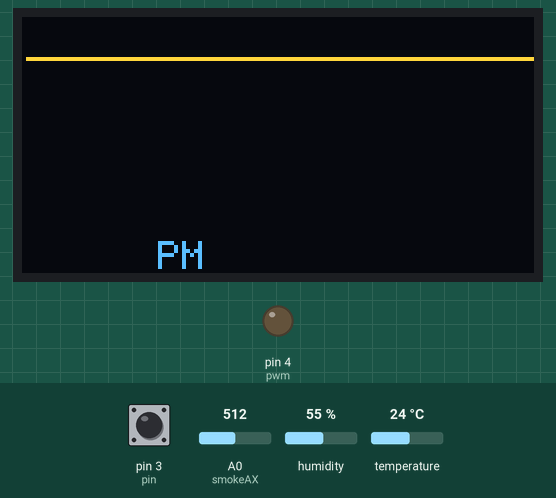
The sketch below on a simulated Arduino Uno, built with avr-gcc and run on an emulated ATmega328P. Shown: 128×64 one-colour display, output pins drawn as LEDs (lit = HIGH). Inputs (shaded band) come from the test bench; at power-on: pin 3 (pin) HIGH, A0 (smokeAX) = 512, humidity 55 %, temperature 24 °C. The OLED is the two-colour kind (top 16 rows yellow).

Above: at 6.4 s.
6.5 s: pin 3 (pin) pulled LOW for 1 s
At 7.17 s:
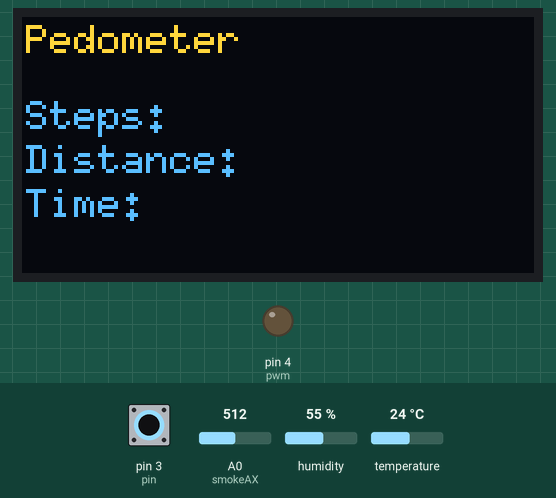
At 8.1 s:
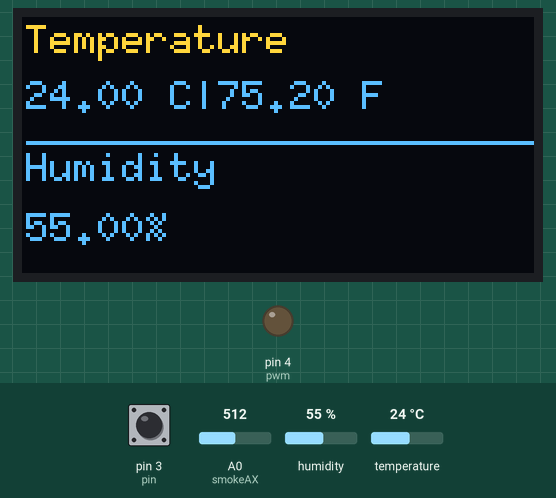
9.0 s: A0 (smokeAX) set to 663
10.6 s: A0 (smokeAX) set to 695
At 12.1 s:
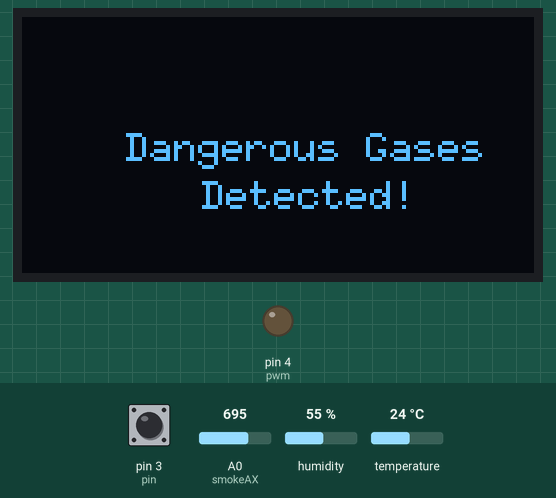
Timing chart, 0 to 13.6 s (numbered marks = the images above; inputs shaded):
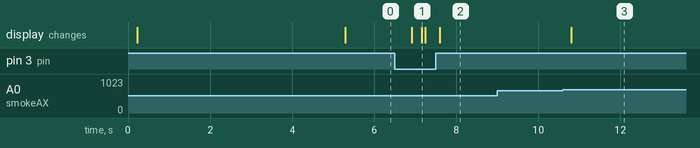

The sketch:

Watch_v.4.ino
```cpp
#include "DHT.h"
#include "U8glib.h"
#include <avr/sleep.h>

#define DHTPIN 7
#define DHTTYPE DHT11


U8GLIB_SH1106_128X64 u8g(U8G_I2C_OPT_NO_ACK);
DHT dht(DHTPIN, DHTTYPE);


int buttonPushCounter = 0;
int buttonState = 0;
int lastButtonState = 0;
int smokeAX = A0;
int sensorThreshold = 680;
int analogSensor = 0;
const int pin = 3;
const int pwm = 4 ;

String SerialData;
String myDate;
String myTime;
String myTime2;
String myPhone = "phone";
String myText = "message";
String mySteps;
String myDistance;
String mySTime;

const uint8_t ph_15[] PROGMEM = {
0x06, 0x00, 0x70, 0x00, 0x0E, 0x00, 0xFE, 0x00, 0x0F, 0x00, 0xFF, 0x80, 0x1F, 0x80, 0x07, 0xC0,
0x3F, 0x80, 0x01, 0xE0, 0x7F, 0xC0, 0x00, 0xF0, 0xFF, 0xC0, 0x00, 0x38, 0xFF, 0xE0, 0xF0, 0x3C,
0xFF, 0xE1, 0xFC, 0x1C, 0x7F, 0xC0, 0xFE, 0x0E, 0x7F, 0x80, 0x0F, 0x0E, 0x7F, 0x00, 0x07, 0x06,
0x7F, 0x00, 0x03, 0x87, 0x3F, 0x00, 0x03, 0x87, 0x3F, 0x80, 0x03, 0x87, 0x1F, 0x80, 0x03, 0x82,
0x0F, 0xC0, 0x01, 0x00, 0x0F, 0xC0, 0x00, 0x00, 0x07, 0xE0, 0x00, 0x00, 0x03, 0xF0, 0x00, 0x00,
0x01, 0xF8, 0x00, 0x00, 0x01, 0xFC, 0x00, 0x00, 0x00, 0xFE, 0x01, 0xC0, 0x00, 0x7F, 0x83, 0xF0,
0x00, 0x3F, 0xFF, 0xF8, 0x00, 0x1F, 0xFF, 0xFE, 0x00, 0x07, 0xFF, 0xFF, 0x00, 0x03, 0xFF, 0xFE,
0x00, 0x01, 0xFF, 0xFC, 0x00, 0x00, 0x7F, 0xF8, 0x00, 0x00, 0x1F, 0xE0, 0x00, 0x00, 0x03, 0xC0
};
const uint8_t txt_ico [] PROGMEM ={
0x00, 0x00, 0x00, 0x00, 0x00, 0x00, 0x00, 0x00, 0x00, 0x00, 0x00, 0x00, 0x00, 0x00, 0x00, 0x00,
0x1F, 0xFF, 0xFF, 0xF8, 0x3F, 0xFF, 0xFF, 0xFC, 0x38, 0x00, 0x00, 0x1C, 0x3E, 0x00, 0x00, 0x7C,
0x37, 0x00, 0x00, 0xEC, 0x33, 0xC0, 0x03, 0xCC, 0x30, 0xE0, 0x07, 0x0C, 0x30, 0x78, 0x1E, 0x0C,
0x30, 0x1C, 0x38, 0x0C, 0x30, 0x0F, 0xF0, 0x0C, 0x30, 0x03, 0xC0, 0x0C, 0x30, 0x01, 0x80, 0x0C,
0x30, 0x00, 0x00, 0x0C, 0x30, 0x00, 0x00, 0x0C, 0x30, 0x00, 0x00, 0x0C, 0x30, 0x00, 0x00, 0x0C,
0x30, 0x00, 0x00, 0x0C, 0x30, 0x00, 0x00, 0x0C, 0x30, 0x00, 0x00, 0x0C, 0x30, 0x00, 0x00, 0x0C,
0x3F, 0xFF, 0xFF, 0xFC, 0x1F, 0xFF, 0xFF, 0xF8, 0x00, 0x00, 0x00, 0x00, 0x00, 0x00, 0x00, 0x00,
0x00, 0x00, 0x00, 0x00, 0x00, 0x00, 0x00, 0x00, 0x00, 0x00, 0x00, 0x00, 0x00, 0x00, 0x00, 0x00
};
const uint8_t obake [] PROGMEM = {
0x00, 0x00, 0x00, 0x00, 0x00, 0x00, 0x00, 0x00, 0x00, 0x00, 0x00, 0x00, 0x00, 0x00, 0x00, 0x00,
0x00, 0x00, 0x00, 0x00, 0x00, 0x00, 0x00, 0x00, 0x00, 0x00, 0x80, 0x00, 0x01, 0x00, 0x00, 0x80,
0x00, 0x00, 0x00, 0x00, 0x40, 0x00, 0x02, 0x00, 0x00, 0xE0, 0x00, 0x07, 0x00, 0x01, 0xC0, 0x00,
0x03, 0x80, 0x03, 0x80, 0x00, 0x01, 0x80, 0x03, 0x80, 0x00, 0x01, 0xC0, 0x07, 0x00, 0x18, 0x00,
0xE0, 0x0E, 0x01, 0xFF, 0xC0, 0x70, 0x1F, 0x07, 0xFF, 0xE0, 0xF8, 0x1F, 0x9F, 0xFF, 0xF9, 0xF8,
0x3F, 0xFF, 0xFF, 0xFF, 0xFC, 0x3F, 0xFC, 0xFF, 0x3F, 0xF8, 0x1F, 0xF8, 0x7F, 0x1F, 0xF8, 0x0F,
0xF0, 0xE7, 0x07, 0xF0, 0x0F, 0xE0, 0xE7, 0x07, 0xE0, 0x07, 0xF0, 0xFF, 0x0F, 0xC0, 0x1B, 0xF8,
0x7E, 0x1F, 0xF8, 0x1F, 0xFC, 0x18, 0x3F, 0xF8, 0x1F, 0xFF, 0x00, 0xFF, 0xF8, 0x1F, 0xFF, 0xE7,
0xFF, 0xF8, 0x07, 0xFF, 0xFF, 0xFF, 0xE0, 0x03, 0xFE, 0xFE, 0x7F, 0x80, 0x00, 0xFE, 0x38, 0x7E,
0x00, 0x00, 0x1F, 0x7F, 0xF8, 0x00, 0x00, 0x0F, 0xFF, 0xF0, 0x00, 0x00, 0x0F, 0xFF, 0xF0, 0x00,
0x00, 0x0F, 0xA5, 0xF0, 0x00, 0x00, 0x0D, 0x24, 0xB0, 0x00, 0x00, 0x0D, 0x00, 0xB0, 0x00, 0x00,
0x09, 0x00, 0x10, 0x00, 0x00, 0x08, 0x00, 0x10, 0x00, 0x00, 0x08, 0x00, 0x10, 0x00, 0x00, 0x08,
0x00, 0x10, 0x00, 0x00, 0x10, 0x00, 0x10, 0x00, 0x00, 0x10, 0x18, 0x08, 0x00, 0x00, 0x12, 0x3C,
0x98, 0x00, 0x00, 0x1B, 0x3C, 0xD8, 0x00, 0x00, 0x0F, 0x3C, 0xF0, 0x00, 0x00, 0x03, 0x3C, 0xC0,
0x00, 0x00, 0x00, 0x3C, 0x10, 0x00, 0x00, 0x00, 0x3C, 0x78, 0x00, 0x00, 0x00, 0x3D, 0xE4, 0x00,
0x00, 0x00, 0x1F, 0xC4, 0x00, 0x00, 0x00, 0x1F, 0x84, 0x00, 0x00, 0x00, 0x0E, 0x00, 0x00, 0x00,
0x00, 0x00, 0x00, 0x00, 0x00, 0x00, 0x00, 0x00, 0x00, 0x00, 0x00, 0x00, 0x00, 0x00, 0x00, 0x00,
0x00, 0x00, 0x00, 0x00, 0x00, 0x00, 0x00, 0x00,
};

void setup() {
  u8g.firstPage();
    do
     {

        u8g.drawBitmapP(43, 0, 5,56, obake);

      }while(u8g.nextPage());

  delay(5000);
  pinMode(pin, INPUT_PULLUP);
  Serial.begin(9600);
  dht.begin();
  pinMode(pwm, OUTPUT);
}

void loop() {

  buttonCount();
  int analogSensor = analogRead(smokeAX);
  if(Serial.available() > 0){

    myDate = Serial.readStringUntil('|');

    myTime = Serial.readStringUntil('|');

    myPhone = Serial.readStringUntil('|');

    myText  = Serial.readStringUntil('|');

    mySteps = Serial.readStringUntil('|');

    myDistance = Serial.readStringUntil('|');

    mySTime  = Serial.readStringUntil('\n');


  }

  if(analogSensor > sensorThreshold){
    GasSensor();
  }
  else if(myPhone != "phone"){
    phone();
    digitalWrite(pwm, HIGH);
    delay(500);
    digitalWrite(pwm, LOW);
    delay(500);
  }
  else if(buttonPushCounter == 0){
    menu1();
  }
  else if(buttonPushCounter == 1){
    menu2();
  }
  else if(buttonPushCounter == 2){
    menu3();
  }
  else if(buttonPushCounter == 3){
    buttonPushCounter = -1;
    buttonState = 0;
    lastButtonState = 0;

  }
  else{

  }

}

void menu1(){
  u8g.firstPage();
  do
    {

      u8g.setFont(u8g_font_6x10);
      u8g.setFontRefHeightExtendedText();
      u8g.setDefaultForegroundColor();
      u8g.setFontPosTop();
      u8g.drawStr(1, 1, myDate.c_str());
      u8g.drawLine(1, 10, 128, 10);

      u8g.setFont(u8g_font_helvB24n);
      u8g.setPrintPos(0, 45);
      u8g.print(myTime);
      u8g.setFont(u8g_font_6x10);
      u8g.drawStr(34, 55, "PM");
      u8g.setFont(u8g_font_helvB24n);

    }while(u8g.nextPage());
}
void menu2(){
  float humi  = dht.readHumidity();
  float tempC = dht.readTemperature();
  float tempF = dht.readTemperature(true);
  String tempC2 = "";
  String tempF2 = "";
  String humi2 = "";
  tempC2.concat(tempC);
  tempF2.concat(tempF);
  humi2.concat(humi);
  String humi3 = humi2 + "%";
   u8g.firstPage();
   do
     {
      u8g.setFont(u8g_font_6x10);
      u8g.setFontRefHeightExtendedText();
      u8g.setDefaultForegroundColor();
      u8g.setFontPosTop();
      u8g.drawLine(1, 31, 128, 31);
      String totalTemp = tempC2+" C"+"|"+tempF2+" F";
      u8g.drawStr(1, 1, "Temperature");
      u8g.drawStr(1, 15, totalTemp.c_str());
      u8g.drawStr(1, 33, "Humidity");
      u8g.setPrintPos(1, 48);
      u8g.print(humi3);


     }while(u8g.nextPage());
}
void menu3(){
   u8g.firstPage();
   do
     {
      u8g.setFont(u8g_font_6x10);
      u8g.setFontRefHeightExtendedText();
      u8g.setDefaultForegroundColor();
      u8g.setFontPosTop();

      u8g.drawStr(1, 1, "Pedometer");
      String mySteps2 = "Steps:" + mySteps;
      String myDistance2 = "Distance:" + myDistance;
      String mySTime2 = "Time:" + mySTime;
      u8g.drawStr(1, 20, mySteps2.c_str());
      u8g.drawStr(1, 31, myDistance2.c_str());
      u8g.drawStr(1, 42, mySTime2.c_str());


      }while(u8g.nextPage());

}
void message(){

  u8g.firstPage();
  do
    {
      u8g.setFont(u8g_font_6x10);
      u8g.setFontRefHeightExtendedText();
      u8g.setDefaultForegroundColor();
      u8g.setFontPosTop();
      u8g.drawStr(67, 16 , myText.c_str());
      u8g.drawStr(67, 26, "texted...");
  }while(u8g.nextPage());

}
void phone(){
  u8g.firstPage();
    do
      {
        u8g.setFont(u8g_font_6x10);
        u8g.setFontRefHeightExtendedText();
        u8g.setDefaultForegroundColor();
        u8g.setFontPosTop();
        u8g.drawBitmapP(16, 16, 4, 32, ph_15);
        u8g.drawStr(57, 21 , myPhone.c_str());
        u8g.drawStr(57, 31, "called...");

      }while(u8g.nextPage());
}
void GasSensor(){
  //int analogSensor = analogRead(smokeAX);
  u8g.firstPage();
  do
    {
      u8g.setFont(u8g_font_6x10);
      u8g.setFontRefHeightExtendedText();
      u8g.setDefaultForegroundColor();
      u8g.setFontPosTop();
      u8g.drawStr(26, 28 , "Dangerous Gases");
      u8g.drawStr(45, 40 , "Detected!");
    }while(u8g.nextPage());

}
void buttonCount(){
  if(digitalRead(pin) == LOW){
    buttonState++;
    buttonPushCounter++;
    }

  if (buttonState != lastButtonState) {
    if (buttonState == LOW) {
      buttonPushCounter++;
    }else{
    }
    delay(10);
  }
  lastButtonState = buttonState;
}
```

Measured:
- the behaviour switches between 680 and 681 on A0 (smokeAX) (found by bisection; images 2 and 3)
- after the input at 6.5 s, the display: first changes after 0.42 s (image 1 shows a later state)
- after the input at 9.0 s, every drawn part: stays the same
- after the input at 10.6 s, the display: changes after 0.20 s (image 3)
